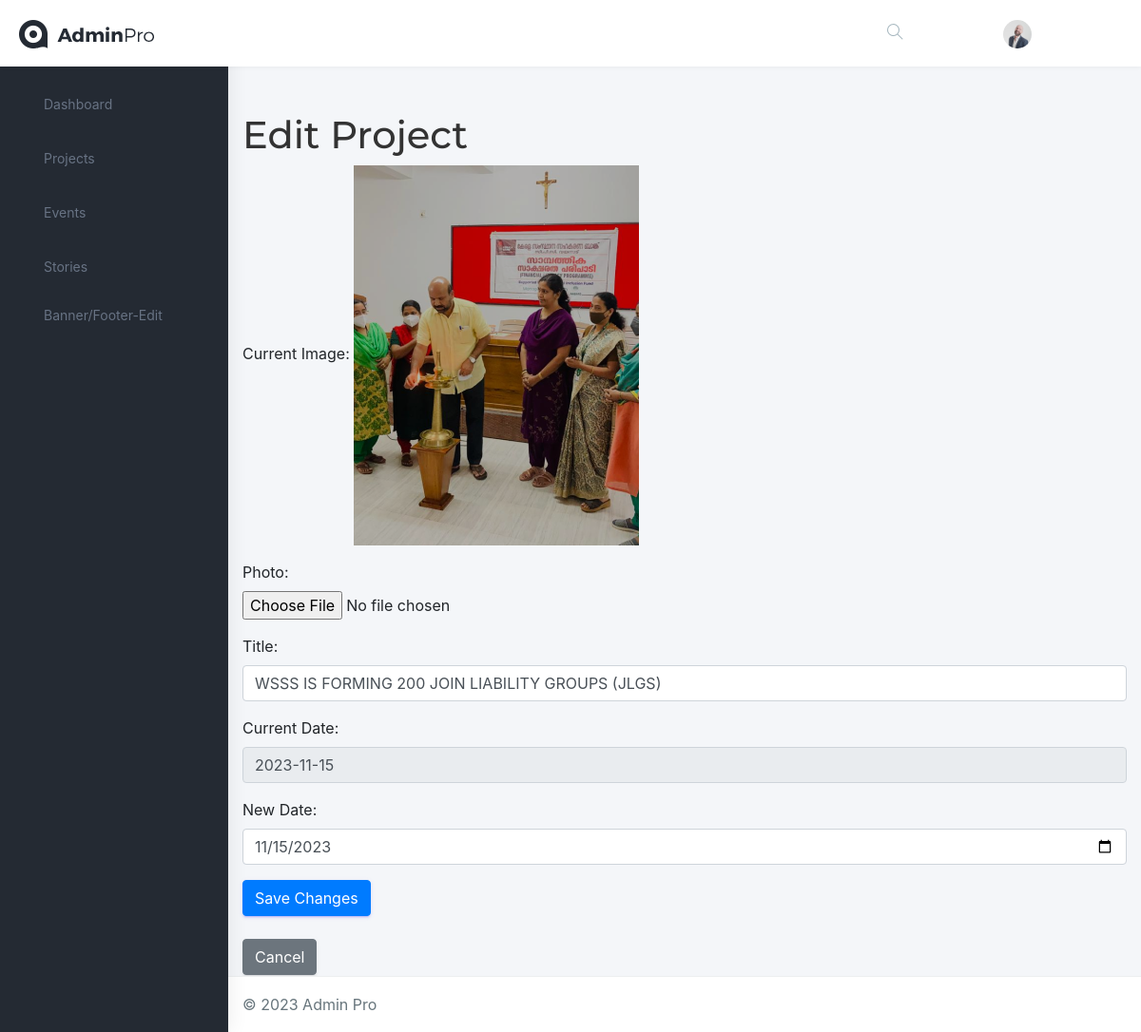
Page /project/1/edit/ on the earlier database version.
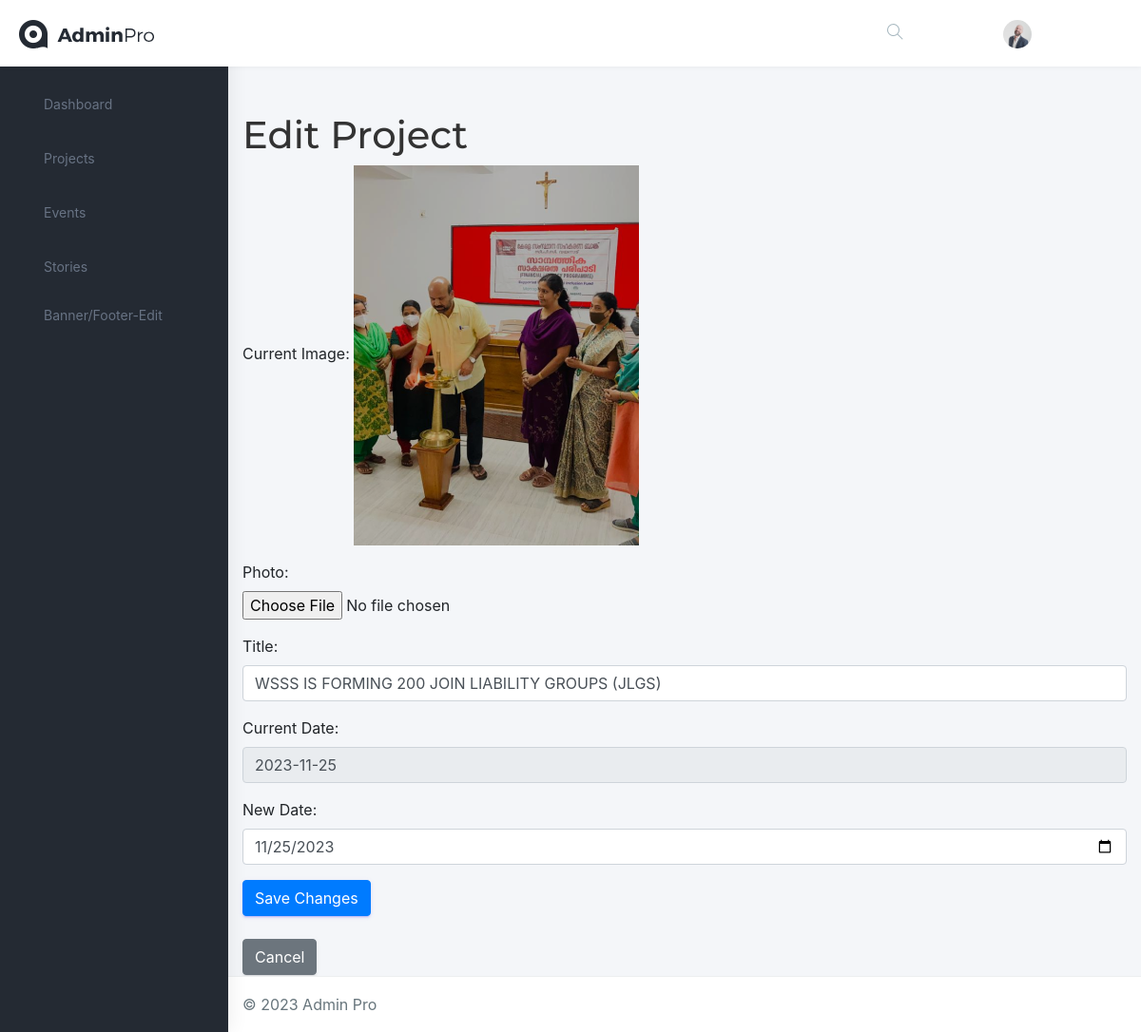
Same page on the later database version.
### adminapp/models.py (models this page shows)
class Project(models.Model):
    photo = models.ImageField(upload_to='project_photos/')
    title = models.CharField(max_length=100)
    date = models.DateField()
    created_at = models.DateTimeField(auto_now_add=True)

### adminapp/views.py (the view, shortened to what this page needs)
# urls.py: path('project/<int:pk>/edit/', project_edit, name='project_edit'),
def project_edit(request, pk):
    project = get_object_or_404(Project, pk=pk)
    return render(request, 'events/edit_project.html', {'project': project})

### templates/events/edit_project.html (shortened to what this page needs)
{% extends 'base.html' %}
{% block content %}
<!DOCTYPE html>
<html lang="en">
<head>
    <link rel="stylesheet" href="https://stackpath.bootstrapcdn.com/bootstrap/4.3.1/css/bootstrap.min.css">
</head>
<body>
    <div class="container mt-5">
        <h1>Edit Project</h1>
        <form method="post" enctype="multipart/form-data">
            <div class="form-group" id="currentImageContainer">
                {% if project.photo %}
                    <label>Current Image:</label>
                    <img src="{{ project.photo.url }}" alt="Current Project Image" style="max-width: 300px;">
                {% endif %}
            </div>
            <div class="form-group">
                <label for="photo">Photo:</label>
                <input type="file" class="form-control-file" name="photo" id="photo" accept="image/*" value="{{ project.photo }}">
            </div>
            <div class="form-group">
                <label for="title">Title:</label>
                <input type="text" class="form-control" name="title" id="title" value="{{ project.title }}">
            </div>
            <div class="form-group" id="currentDateContainer">
                {% if project.date %}
                    <label>Current Date:</label>
                    <input type="text" class="form-control" value="{{ project.date|date:'Y-m-d' }}" readonly>
                    {% endif %}
            </div>
            <div class="form-group">
                <label for="date">New Date:</label>
                <input type="date" class="form-control" name="date" id="date" value="{{ project.date|date:'Y-m-d' }}" title="Enter a date in the format YYYY-MM-DD">
            </div>
            <button type="submit" class="btn btn-primary">Save Changes</button>
        </form>
        <br>
        <a href="{% url 'index' %}" class="btn btn-secondary">Cancel</a>
    </div>
</body>
</html>
{% endblock %}

Differences in the rows shown:
changed Project "WSSS IS FORMING 200 JOIN LIABILITY GROUPS (JLGS)": date "2023-11-15" → "2023-11-25"; date "11/15/2023" → "11/25/2023"
